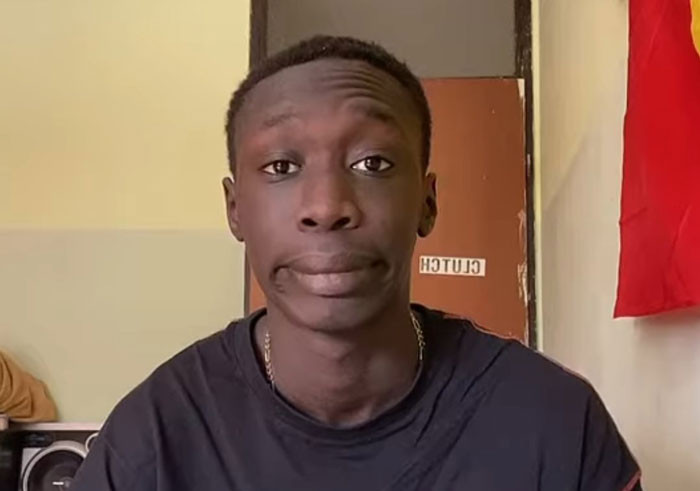
#> input picture image.jpg, 700 x 491 px
$ python image_detection.py
#> lines starting #> are read from the running program, lines starting #| are printed output that depends on the picture; after the words box and inside, x2 and y2 are one past the last pixel; in counts of white or black regions, pixels touching at a corner belong together
import cv2
face_cascade= cv2.CascadeClassifier("haarcascade_frontalface_default.xml")

img=cv2.imread("image.jpg")
#> img is the input picture: shape (491, 700, 3); mean B, G, R 90.2, 108.7, 142
gray_scale=cv2.cvtColor(img, cv2.COLOR_BGR2GRAY)
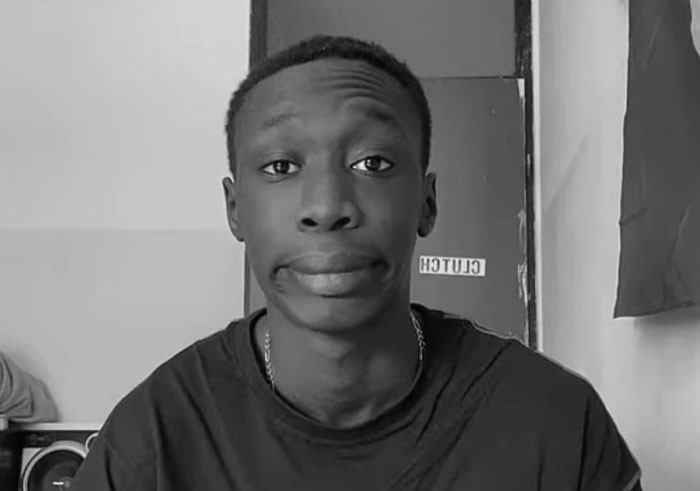
#> gray_scale: shape (491, 700); min 1, max 241, mean 116.5

faces=face_cascade.detectMultiScale(gray_scale,1.3,5)
#> faces = [[218, 78, 217, 217]]

for (x,y,w,h) in faces:
    cv2.rectangle(img, (x,y), (x+w,y+h), (17,3,255), 2)
#> this loop made 1 pass
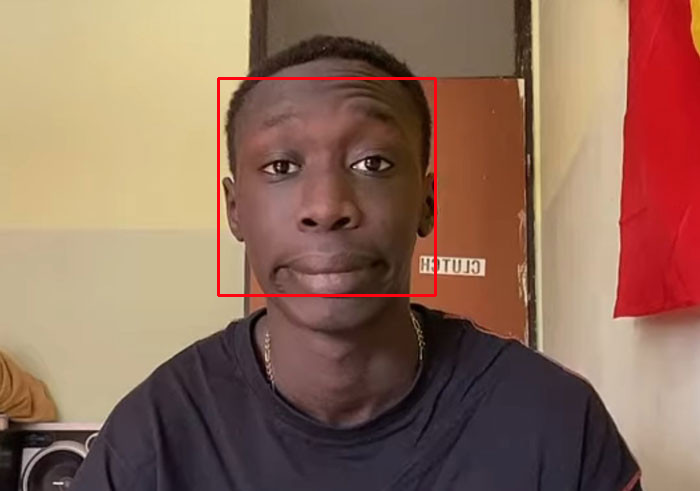
#> img: shape (491, 700, 3); 0.76% of pixels changed, all inside (x1, y1, x2, y2) = (217, 77, 437, 297)

cv2.imshow("image", img)
cv2.waitKey()
